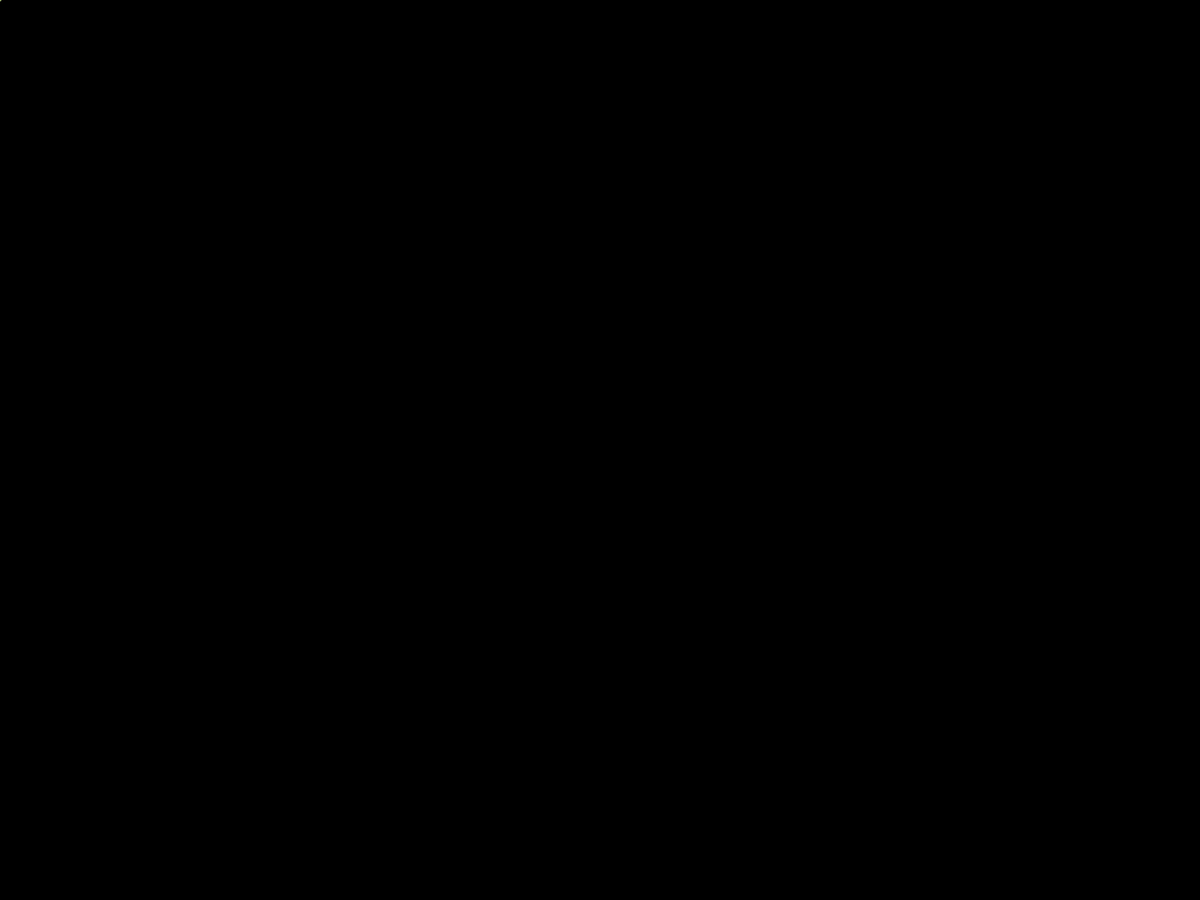
Frame 1 (no input)
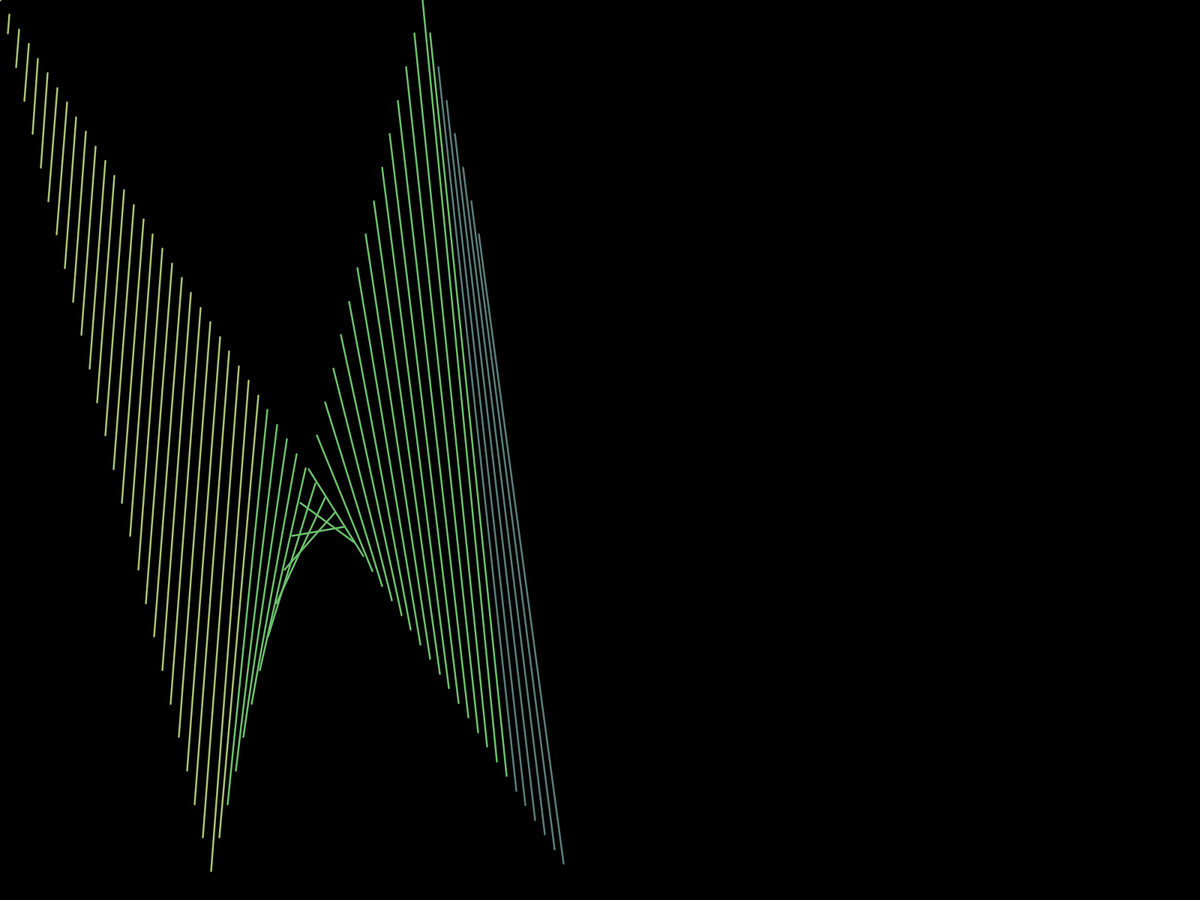
Frame 60 (the mouse pressed at the canvas centre just before this capture)
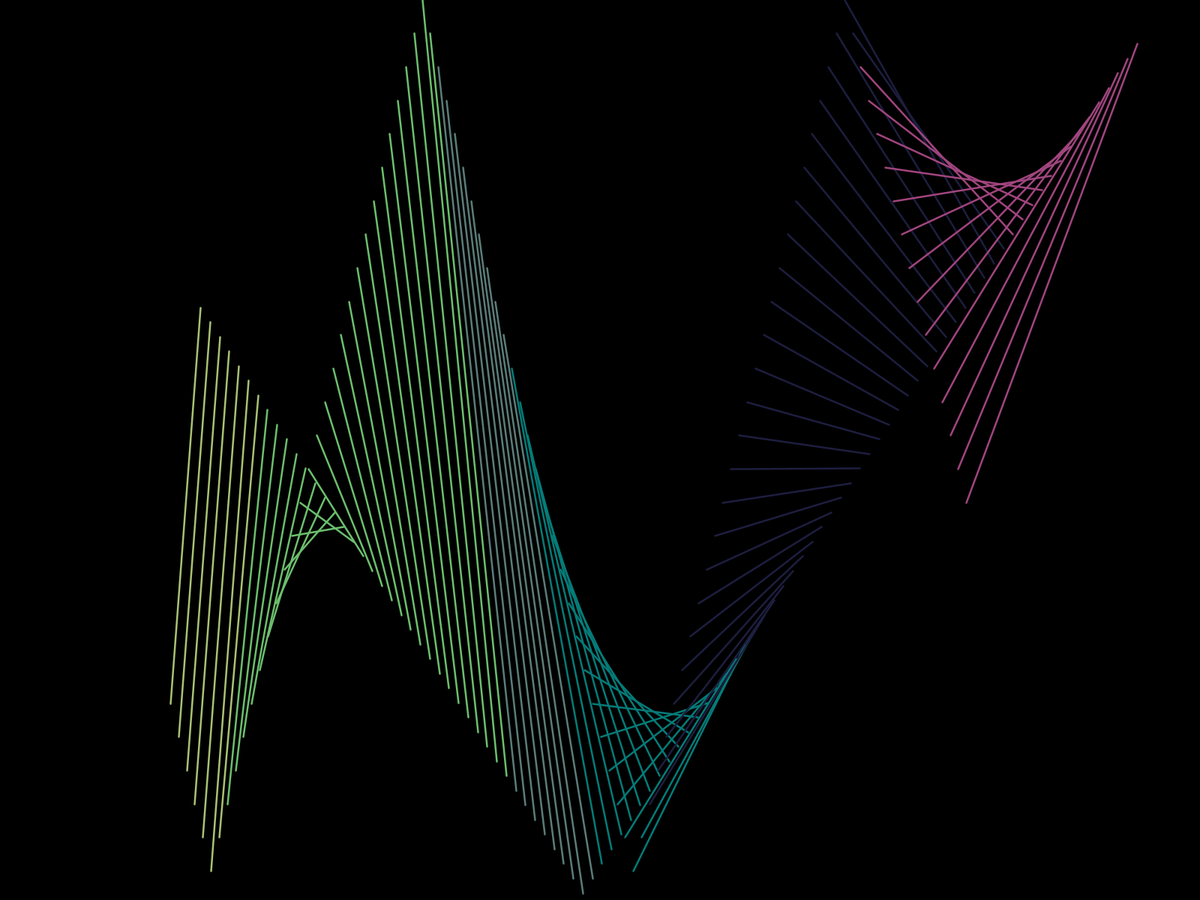
Frame 120 (the mouse held since frame 60 and released just before this capture)

The Processing sketch that drew these frames (run headless with seeded random() and noise(); from frame 60 on, the mouse is pressed at the canvas centre):

// Processing sketch: screensaver1
// ── screensaver1.pde
ArrayList<PVector> pos1 = new ArrayList<PVector>();
ArrayList<PVector> pos2 = new ArrayList<PVector>();
color currColor;
ArrayList<Integer> colors = new ArrayList<Integer>();
PVector vel1;
PVector vel2;

void setup() {
  fullScreen();
  //size(1280, 720);
  randomSeed(123456789);
  currColor = color((int)random(255), (int)random(255), (int)random(255));
  vel1 = new PVector(random(50), random(50));
  vel2 = new PVector(random(50), random(50));
}

// called every frame
void ss(int limit) {
  colors.add(currColor);
  if (pos1.size() == 0) {
    pos1.add(new PVector());
    pos2.add(new PVector());
  }
  else {
    int inx = pos1.size()-1;
    PVector v1 = PVector.add(pos1.get(inx), vel1);
    PVector v2 = PVector.add(pos2.get(inx), vel2);
    
    if (v1.x < 0 || v1.x > width) {
      vel1.x *= -1;
      currColor = color((int)random(255), (int)random(255), (int)random(255));
    }
    if (v1.y < 0 || v1.y > height) {
      vel1.y *= -1;
      currColor = color((int)random(255), (int)random(255), (int)random(255));
    }
    
    if (v2.x < 0 || v2.x > width) {
      vel2.x *= -1;
      currColor = color((int)random(255), (int)random(255), (int)random(255));
    }
    if (v2.y < 0 || v2.y > height) {
      vel2.y *= -1;
      currColor = color((int)random(255), (int)random(255), (int)random(255));
    }
    
    v1 = PVector.add(pos1.get(inx), vel1);
    v2 = PVector.add(pos2.get(inx), vel2);
    pos1.add(v1);
    pos2.add(v2);
  }
  if (pos1.size() >= limit) {
    pos1.remove(0);
    pos2.remove(0);
    colors.remove(0);
  }
  
  strokeWeight(2.5f);
  for (int i = 0; i < pos1.size(); i++) {
    stroke(colors.get(i));
    float x1 = pos1.get(i).x;
    float y1 = pos1.get(i).y;
    float x2 = pos2.get(i).x;
    float y2 = pos2.get(i).y;
    line(x1, y1, x2, y2);
  }
}

void draw() {
  background(0);
  ss(100);
}
